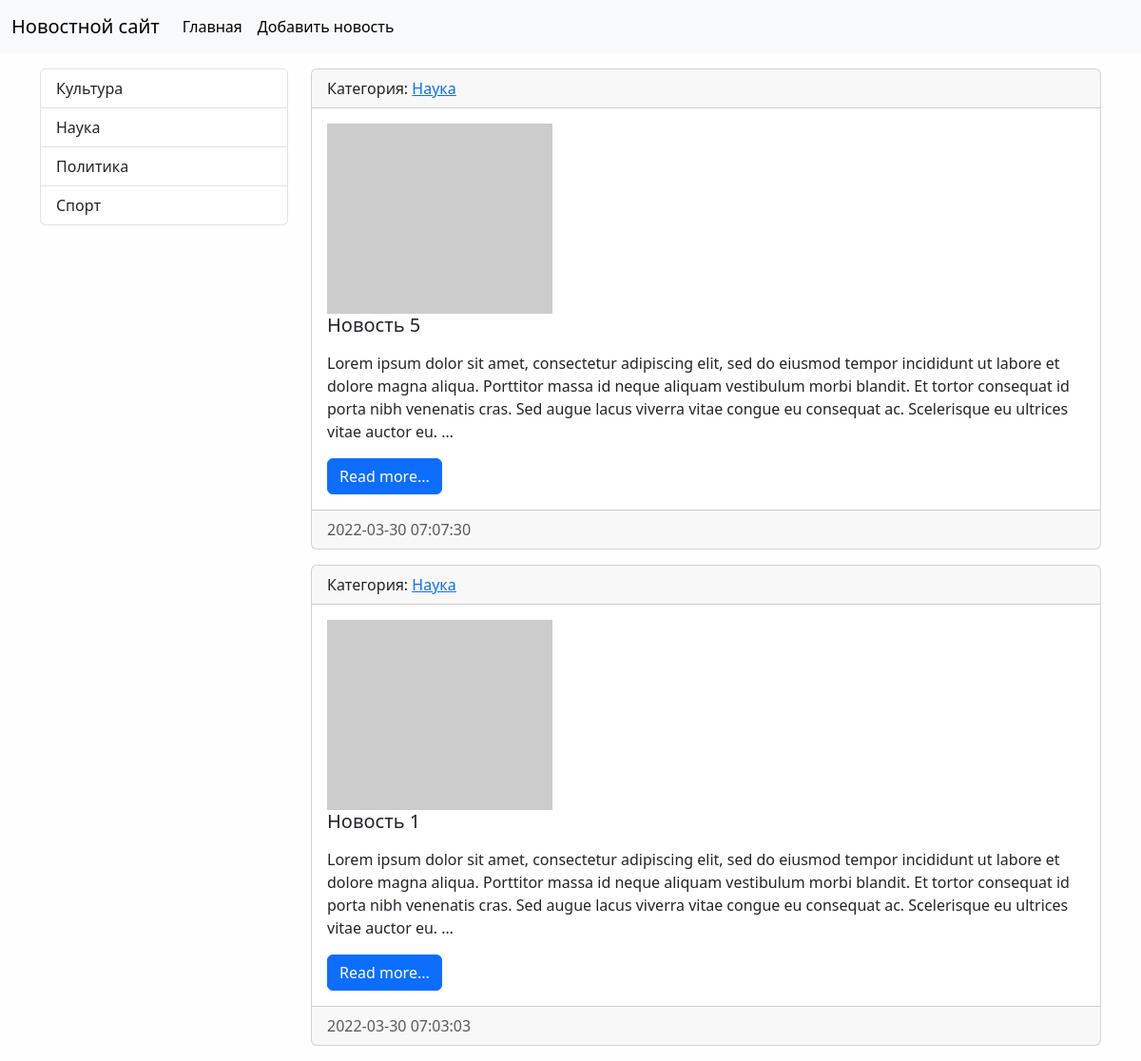
The page /category/4 on the database as committed earlier.
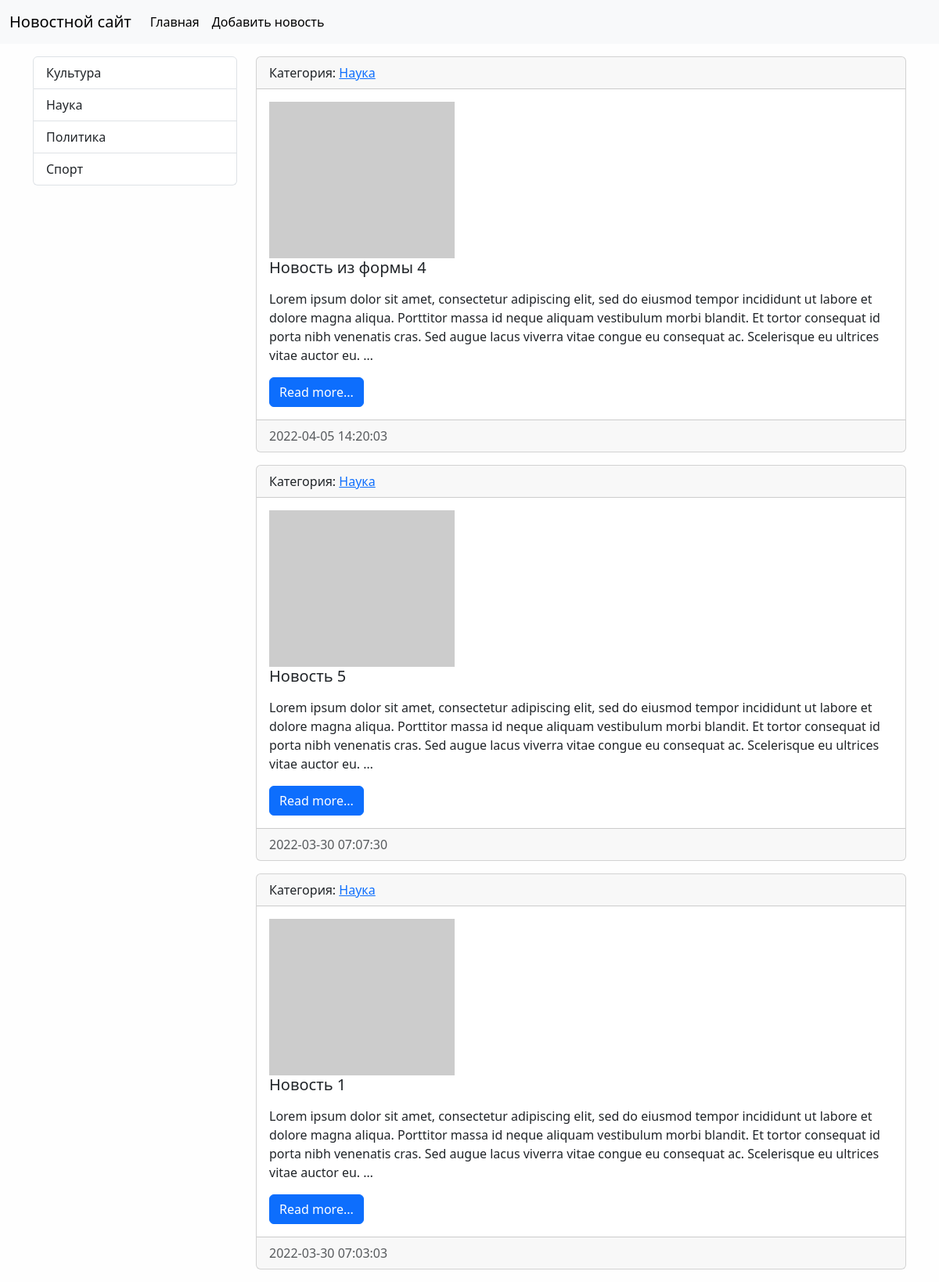
The same page on the database as committed later.
### news/models.py (models this page shows, shortened)
class Category(models.Model):
    title = models.CharField(max_length=150, db_index=True, verbose_name='Наименование категории')
    def get_absolute_url(self):
        return reverse('category', kwargs={'category_id': self.pk})
    def __str__(self):
        return self.title
    class Meta:
        verbose_name = 'Категория'
        verbose_name_plural = 'Категории'
        ordering = ['title']

class News(models.Model):
    title = models.CharField(max_length=150, verbose_name='Наименование')
    content = models.TextField(blank=True, verbose_name='Контент')
    created_at = models.DateTimeField(auto_now_add=True, verbose_name='Дата создания')
    updated_at = models.DateTimeField(auto_now=True, verbose_name='Дата обновления')
    photo = models.ImageField(upload_to='photos/%Y/%m/%d/', verbose_name='Фото', blank=True)
    is_published = models.BooleanField(default=True, verbose_name='Опубликовано')
    category = models.ForeignKey('Category', on_delete=models.PROTECT, verbose_name='Категория')
    def get_absolute_url(self):
        return reverse('view_news', kwargs={'pk': self.pk})
    class Meta:
        verbose_name = 'Новость'
        verbose_name_plural = 'Новости'
        ordering = ['-created_at']

### news/views.py (the view)
# urls.py: path('category/<int:category_id>', NewsByCategory.as_view(), name='category'),
class NewsByCategory(ListView):
    model = News
    template_name = 'news/home_news_list.html'
    context_object_name = 'news'
    allow_empty = False
    def get_queryset(self):
        return News.objects.filter(category_id=self.kwargs['category_id'],
                                   is_published=True)
    def get_context_data(self, *, object_list=None, **kwargs):
        context = super().get_context_data(**kwargs)
        context['title'] = Category.objects.get(pk=self.kwargs['category_id'])
        return context

### news/templatetags/news_tags.py (called while the page is built)
@register.inclusion_tag('news/list_categories.html')
def show_categories():
    categories = Category.objects.all()
    return {"categories": categories}

### news/templates/news/home_news_list.html
{% extends 'base.html' %}
{% block sidebar %}
{% include 'inc/_sidebar.html' %}
{% endblock %}
{% block content %}
    {% for item in news %}
    <div class="card mb-3">
        <div class="card-header">
            Категория: <a href="{{ item.category.get_absolute_url }}">{{ item.category }}</a>
        </div>
        <div class="card-body">
            <div class="media">
                {% if item.photo %}
                <img src="{{ item.photo.url }}" width="200" class="mr-3">
                {% else %}
                <img src="https://picsum.photos/id/237/200/300" class="mr-3">
                {% endif %}
                <div class="media-body">
                    <h5 class="card-title">{{ item.title }}</h5>
                    <p class="card-text">{{ item.content|linebreaks|truncatewords:50 }}</p>
                    <a href="{{ item.get_absolute_url }}" class="btn btn-primary">Read more...</a>
                </div>
            </div>
        </div>
        <div class="card-footer text-muted">
            {{ item.created_at|date:"Y-m-d H:i:s" }}
          </div>
        </div>
    {% endfor %}
{% endblock %}

### templates/base.html (shortened to what this page needs)
{% load static %}
<!doctype html>
<html lang="en">
  <head>
    <link href="{% static 'bootstrap/css/bootstrap.min.css' %}" rel="stylesheet" >
    <link href="{% static 'css/style.css' %}" rel="stylesheet" >
  </head>
  <body>
{% include 'inc/_nav.html' %}
    <div class="container mt-3">
        <div class="row">
            <div class="col-md-3">
                {% block sidebar %}{% endblock %}
            </div>
            <div class="col-md-9">
                {% block content %}{% endblock %}
            </div>
        </div>
    </div>
  </body>
</html>

### templates/inc/_nav.html (shortened to what this page needs)
<nav class="navbar navbar-expand-lg navbar-light bg-light">
      <div class="container-fluid">
        <a class="navbar-brand" href="{% url 'home' %}">Новостной сайт</a>
        <div class="collapse navbar-collapse" id="navbarSupportedContent">
          <ul class="navbar-nav me-auto mb-2 mb-lg-0">
            <li class="nav-item"><a class="nav-link active" aria-current="page" href="{% url 'home' %}">Главная</a></li>
            <li class="nav-item"><a class="nav-link active" aria-current="page" href="{% url 'add_news' %}">Добавить новость</a></li>
          </ul>
        </div>
      </div>
  </nav>

### templates/inc/_sidebar.html (shortened to what this page needs)
{% load news_tags %}
{% show_categories %}

### news/templates/news/list_categories.html
<div class="list-group">
    {% for item in categories %}
    <a href="{{ item.get_absolute_url }}" class="list-group-item list-group-item-action">{{ item.title }}</a>
    {% endfor %}
</div>

### mysite/static/css/style.css (style rules this page uses)
body { background-color: #fefefe; }

Rows that differ between the two databases and show on the page:
added News: category "Наука", title "Новость из формы 4", content "Lorem ipsum dolor sit amet, consectetur adipiscing elit, sed do eiusmod tempor incididunt ut labore et dolore magna aliqua. Porttitor massa id neque aliquam vestibulum morbi blandit. Et tortor consequat id porta nibh venenatis cras. Sed augue lacus viverra vitae congue eu consequat ac. Scelerisque eu ultrices vitae auctor eu. …", created_at "2022-04-05 14:20:03"
